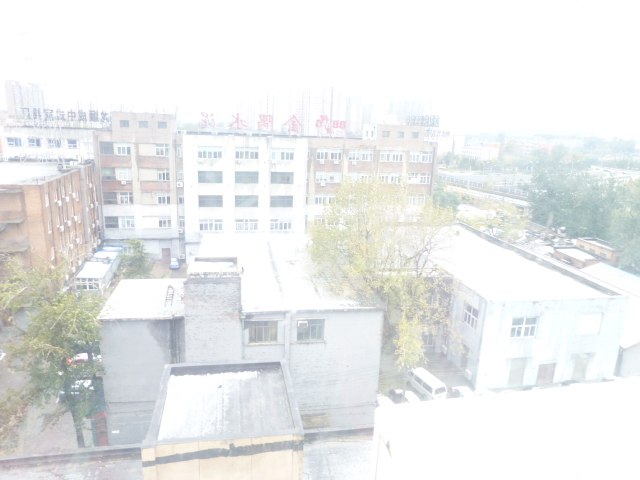
#> input picture jpg/sample01.jpg, 640 x 480 px
$ python CV_Assignment1.py   (older library calls are emulated)
#> lines starting #> are read from the running program, lines starting #| are printed output that depends on the picture
### histogram_equalizer.py
import numpy as np
import matplotlib.pyplot as plt
import skimage.exposure
import skimage.io
from PIL import Image

def rgb2gray(img_array):
    rgb2gray_weights = np.array([0.2989, 0.5870, 0.1140])
    gray_img_array = np.dot(img_array, rgb2gray_weights).astype(np.uint8)

    return gray_img_array


def calc_histogram(img_array, normalize=True):
    """
    Calculate histogram from single channel image array. Since the values are integers,
    binning method is used.
    Input:
        - img_array: 2D array of the image channel
        - normalize: if True, normalize the histogram wrt number of data points

    Output:
        - if normalize = False, output is histogram array
        - if normalize = True, output is pdf array
    """

    if img_array.dtype == np.uint8:
        num_histogram_bins = 256
    else:
        raise TypeError(f'{img_array.dtype} data type not supported!')

    if len(img_array.shape) == 3:
        img_array = rgb2gray(img_array)

    #flatten image array and calculate histogram via binning
    histogram_array = np.bincount(img_array.flatten(), minlength=num_histogram_bins)

    #normalize
    if normalize == True:
        num_pixels = np.sum(histogram_array)
        histogram_array = histogram_array / num_pixels

    return histogram_array


def calc_cdf(img_array):
    """
    Calculate cumulative distribution function from image array.
    Input:
        - img_array: 2D array of the image channel
    Output:
        - cdf: array of cdf
    """
    if len(img_array.shape) == 3:
        img_array = rgb2gray(img_array)

    pdf = calc_histogram(img_array, normalize=True)
    cdf = np.cumsum(pdf)
    return cdf, pdf #/cdf[-1]


def calculate_transform_map(img_array):

    if img_array.dtype == np.uint8:
        range_pixels_value = 255
    else:
        raise TypeError(f'Input data format {img_array.dtype} not supported!!')

    if len(img_array.shape) == 3:
        img_array = rgb2gray(img_array)

    #compute pdf, cdf
    cdf, pdf = calc_cdf(img_array)

    #compute old -> new intensity value transformation map
    transform_map = np.floor(range_pixels_value * (cdf / cdf[-1])).astype(img_array.dtype)

    return transform_map, cdf, pdf


def histogram_equalizer(img_array):

    #in case of 2 channel data (H,W), expand to 3 channel (H,W,1)
    if len(img_array.shape) == 2:
        img_array = np.expand_dims(img_array, axis=2)

    #shape_img = img_array.shape
    eq_img_array = np.empty_like(img_array)
    nch = eq_img_array.shape[2]

    # equalize each channel independently
    for ch in range(nch):
        # calculate equalization transform map
        ch_transform_map, ch_cdf, ch_pdf = calculate_transform_map(img_array[:,:,ch])

        # flatten into list
        img_list = list(img_array[:,:,ch].flatten())

        # transform values to equalize
        eq_img_list = [ch_transform_map[p] for p in img_list]

        # reshape and write back into img_array
        eq_img_array[:,:,ch] = np.reshape(np.asarray(eq_img_list), (eq_img_array.shape[0], eq_img_array.shape[1]))

        # save intermediate data
        if ch == 0:
            transform_map, cdf, pdf = ch_transform_map, ch_cdf, ch_pdf
        else:
            transform_map = np.vstack((transform_map, ch_transform_map))
            cdf = np.vstack((cdf, ch_cdf))
            pdf = np.vstack((pdf, ch_pdf))

    #if single channel, remove the channel dimension
    if nch == 1:
        eq_img_array = np.squeeze(eq_img_array, axis = 2)

    return eq_img_array, transform_map, cdf, pdf


# [58 lines left out: functions calculate_eme, plot_density_functions, not called in this run]


def plot_density_functions2(ori_array, eq_array, legend, title, save=False, filename=None):

    ori_cdf, ori_pdf = calc_cdf(ori_array)
    #eq_cdf, eq_pdf = calc_cdf(eq_array)

    plt.figure(figsize=(16,6))
    plt.suptitle(title)
    plt.subplot(121)
    plt.title('Probability density function')
    plt.plot(ori_pdf)
    for arr in eq_array:
        eq_cdf, eq_pdf = calc_cdf(arr)
        plt.plot(eq_pdf)
    plt.legend(legend)
    plt.subplot(122)
    plt.title('Cumulative density function')
    plt.plot(ori_cdf)
    for arr in eq_array:
        eq_cdf, eq_pdf = calc_cdf(arr)
        plt.plot(eq_cdf)
    plt.legend(legend)

    if save == False:
        plt.show()
    else:
        plt.savefig(filename)
        plt.close()


# [64 lines that do not run on import are left out]


### CV_Assignment1.py
from PIL import Image
from histogram_equalizer import histogram_equalizer, plot_density_functions2
import numpy as np
import skimage
import matplotlib.pyplot as plt
from collections import defaultdict
import pickle
import pandas as pd

img_dir = 'jpg/'
img_files = ['sample01.jpg',
             'sample02.jpeg',
             'sample03.jpeg',
             'sample04.jpeg',
             'sample05.jpeg',
             'sample06.jpg',
             'sample07.jpg',
             'sample08.jpg',
            ]

save_path = 'jpg/equalized/'
eq_modes = ['RGB', 'HSV', 'LAB'] #['RGB', 'RGB_TOTAL', 'YCbCr', 'HSV', 'LAB']
image_entropy=defaultdict(list)
#image_eme=defaultdict(list)


for f in img_files:

    #load image
    img = Image.open(img_dir + f)
#> img is the input picture: PIL image 640x480 RGB; mean R, G, B 233.6, 235.3, 234.8
    assert img.mode == 'RGB'

    image_entropy['FILES'].append(f)
    image_entropy['ORIGINAL'].append(img.entropy())
    #image_eme['FILES'].append(f)
    #image_eme['ORIGINAL'].append(calculate_eme(np.asarray(img),8))
    eq_imgs_array = []
    for mode in eq_modes:

        if mode == 'RGB':

            #RGB mode: equalize each channel independently
            eq_img_array,_,_,_ = histogram_equalizer(np.asarray(img))

            # equalized image
            eq_img = Image.fromarray(eq_img_array, mode='RGB')

            image_entropy['RGB'].append(eq_img.entropy())
            #image_eme['RGB'].append(calculate_eme(eq_img_array,8))

            eq_imgs_array.append(eq_img_array)


        elif mode == 'RGB_TOTAL':

            #RGB_TOTAL mode: equalize the RGB channels jointly
            #First, reshape the RGB image into one big stacked image: (H,W,3) -> (3H, W)
            img_array = np.asarray(img)
            h,w,c = img_array.shape
            img_array = np.moveaxis(img_array,-1,0).reshape(-1,w)

            #equalize the stacked image
            eq_img_array,_,_,_ = histogram_equalizer(img_array)

            # reshape back into RGB
            eq_img_array = np.moveaxis(eq_img_array.reshape(c,-1,w),0,-1)

            # equalized image
            eq_img = Image.fromarray(eq_img_array, mode='RGB')

            image_entropy['RGB_TOTAL'].append(eq_img.entropy())
            #image_eme['RGB_TOTAL'].append(calculate_eme(eq_img_array,8))

            eq_imgs_array.append(eq_img_array)

        elif mode == 'YCbCr':
            #convert RGB to YCbCr and extract individual channels
            ycbcr_img = img.convert('YCbCr')
            y_img,cb_img,cr_img = ycbcr_img.split()

            #equalize Y channel
            eq_y_array,_,_,_ = histogram_equalizer(np.asarray(y_img))

            #assemble image and convert back to RGB
            eq_img = Image.merge('YCbCr', (Image.fromarray(eq_y_array), cb_img, cr_img)).convert('RGB')

            image_entropy['YCbCr'].append(eq_img.entropy())
            #image_eme['YCbCr'].append(calculate_eme(np.asarray(eq_img),8))

            eq_imgs_array.append(np.asarray(eq_img))

        elif mode == 'HSV':
            #convert RGB to YCbCr and extract individual channels
            hsv_img = img.convert('HSV')
            h_img,s_img,v_img = hsv_img.split()

            #equalize V channel
            eq_v_array,_,_,_ = histogram_equalizer(np.asarray(v_img))

            #assemble image and convert back to RGB
            eq_img = Image.merge('HSV', (h_img, s_img, Image.fromarray(eq_v_array))).convert('RGB')

            image_entropy['HSV'].append(eq_img.entropy())
            #image_eme['HSV'].append(calculate_eme(np.asarray(eq_img),8))

            eq_imgs_array.append(np.asarray(eq_img))

        elif mode == 'LAB':
            #convert RGB to LAB and re-scale L channel to [0, 255] range
            lab_img = skimage.color.rgb2lab(np.asarray(img))
            L_array = (np.clip(lab_img[:,:,0], 0.0, 100.0)*255/100).astype(np.uint8)

            #equalize L channel
            eq_L_array,_,_,_ = histogram_equalizer(np.asarray(L_array))

            #convert back to [0,100] range
            lab_img[:,:,0] = eq_L_array.astype(np.float64)*100/255
            eq_img_array = (skimage.color.lab2rgb(lab_img)*255).astype(np.uint8)
            eq_img = Image.fromarray(eq_img_array, mode='RGB')

            image_entropy['LAB'].append(eq_img.entropy())
            #image_eme['LAB'].append(calculate_eme(np.asarray(eq_img),8))

            eq_imgs_array.append(np.asarray(eq_img))

        #save equalized image
        filename = f.split('.')[0]
        eq_img.save(f'{save_path}{filename}_eq_{mode}.png')
#> this loop made 3 passes
#> pass 1, `eq_img_array,_,_,_ = histogram_equalizer(np.asarray(img))`:
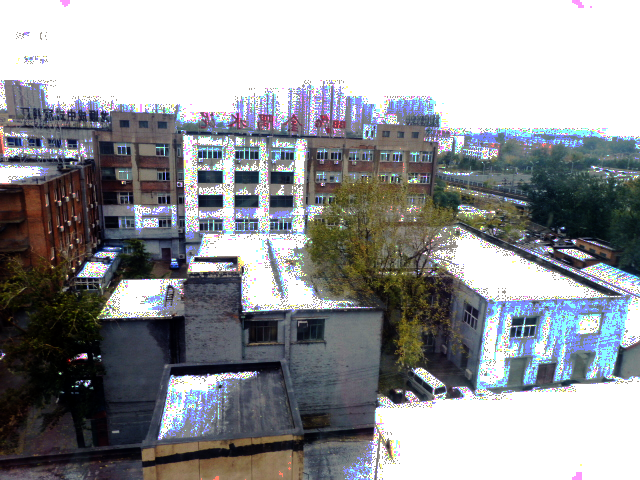
#> eq_img_array: shape (480, 640, 3); mean R, G, B 146.4, 148.3, 151.7
#> pass 2, `h_img,s_img,v_img = hsv_img.split()`:
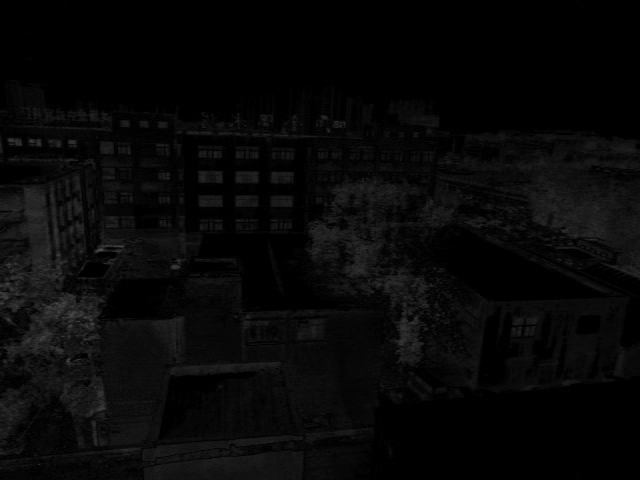
#> s_img: PIL image 640x480 L; min 0, max 77, mean 7.7
#> after the loop:
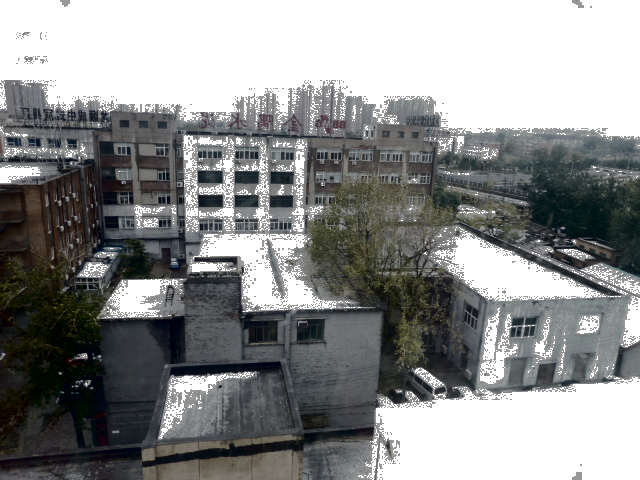
#> eq_img: PIL image 640x480 RGB; mean R, G, B 140.8, 141.9, 141.6
#> after the loop:
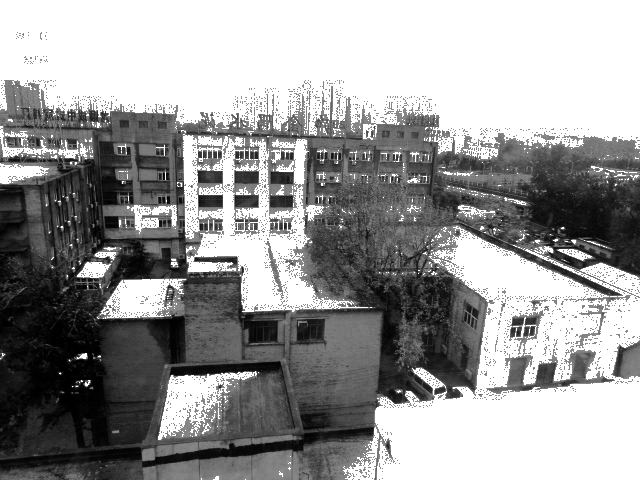
#> eq_v_array: shape (480, 640); min 0, max 255, mean 153.1
#> after the loop:
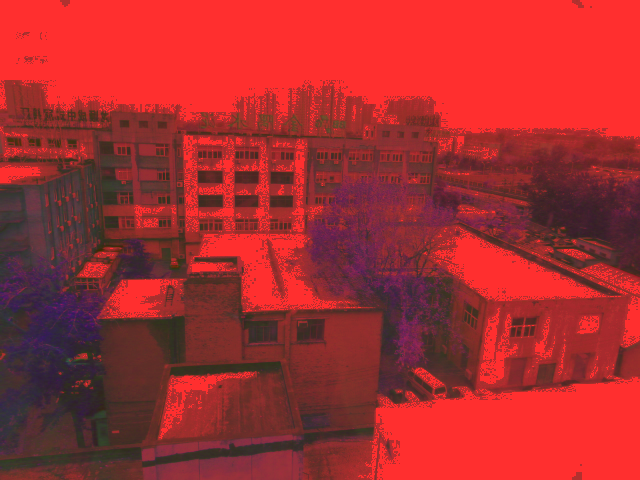
#> lab_img: shape (480, 640, 3) float64; mean R, G, B 56.9, -0.6, 0; drawn with min black and max white
#> after the loop, eq_imgs_array = 3 items

    #plot histogram density
    all_legend = ['Original']
    for mode in eq_modes:
        all_legend.append(mode+'_Eq')
    plot_density_functions2(np.asarray(img),eq_imgs_array, all_legend, f,
                save=True, filename=f'plot/{filename}_eq_cdf.png')
#> in rgb2gray, `rgb2gray_weights = np.array([0.2989, 0.5870, 0.1140])`: rgb2gray_weights = [0.299, 0.587, 0.114]
#> in plot_density_functions2, `ori_cdf, ori_pdf = calc_cdf(ori_array)`: ori_cdf = 256 values from 0 to 1; ori_pdf = 256 values, max 0.4 at index 254, min 0 at index 0, mean 0.00391
#> the loop in plot_density_functions2, `for arr in eq_array:` made 3 passes
#> pass 1, in rgb2gray (call 2), `gray_img_array = np.dot(img_array, rgb2gray_weights).astype(np.uint8)`:
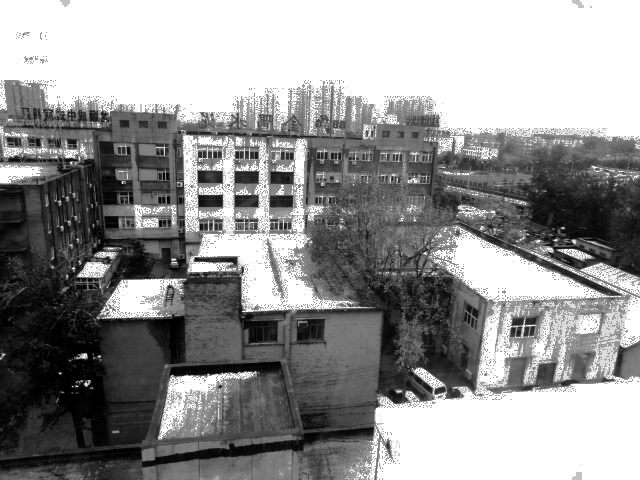
#> gray_img_array: shape (480, 640); min 0, max 254, mean 147.4
#> in plot_density_functions2, `plt.savefig(filename)`:
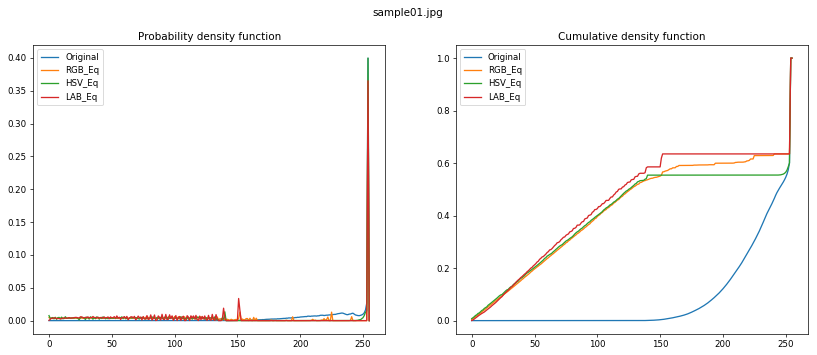
#> figure drawn by matplotlib, 2 panels; panel 1: curve peaks at x = 254, y = 0.4; panel 1: curve peaks at x = 254, y = 0.365; panel 1: curve peaks at x = 254, y = 0.4; panel 2: curve peaks at x = 254, y = 1
#> pass 2 of the loop `for f in img_files:`:
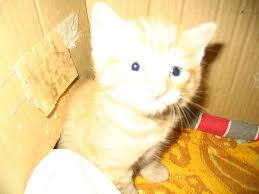
#> input picture jpg/sample02.jpeg, 259 x 194 px
#> img is the input picture: PIL image 259x194 RGB; mean R, G, B 230.7, 203.5, 146.8
#> gray_img_array: shape (194, 259)
#> ori_pdf = 256 values, max 0.0926 at index 254, min 0 at index 0, mean 0.00391
#> the loop in plot_density_functions2 (call 2), `for arr in eq_array:` made 3 passes
#> pass 1, in rgb2gray (call 9), `gray_img_array = np.dot(img_array, rgb2gray_weights).astype(np.uint8)`:
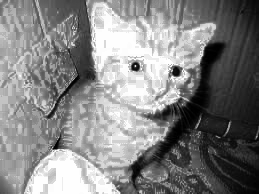
#> gray_img_array: shape (194, 259); min 0, max 254, mean 131.2
#> in plot_density_functions2 (call 2), `plt.savefig(filename)`:
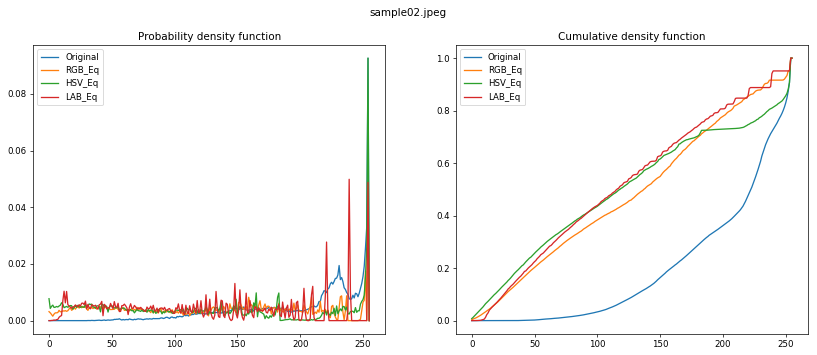
#> figure drawn by matplotlib, 2 panels; panel 1: curve peaks at x = 254, y = 0.0926; panel 1: curve peaks at x = 254, y = 0.0488; panel 1: curve peaks at x = 254, y = 0.0926; panel 2: curve peaks at x = 254, y = 1
#> pass 3 of the loop `for f in img_files:`:
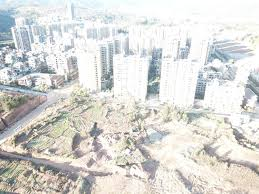
#> input picture jpg/sample03.jpeg, 259 x 194 px
#> img is the input picture: PIL image 259x194 RGB; mean R, G, B 217.1, 216.8, 213.3
#> ori_pdf = 256 values, max 0.0819 at index 254, min 0 at index 0, mean 0.00391
#> the loop in plot_density_functions2 (call 3), `for arr in eq_array:` made 3 passes
#> pass 1, in rgb2gray (call 16), `gray_img_array = np.dot(img_array, rgb2gray_weights).astype(np.uint8)`:
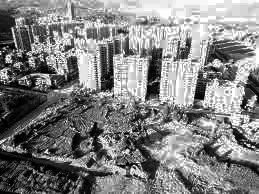
#> gray_img_array: shape (194, 259); min 0, max 254, mean 129.1
#> in plot_density_functions2 (call 3), `plt.savefig(filename)`:
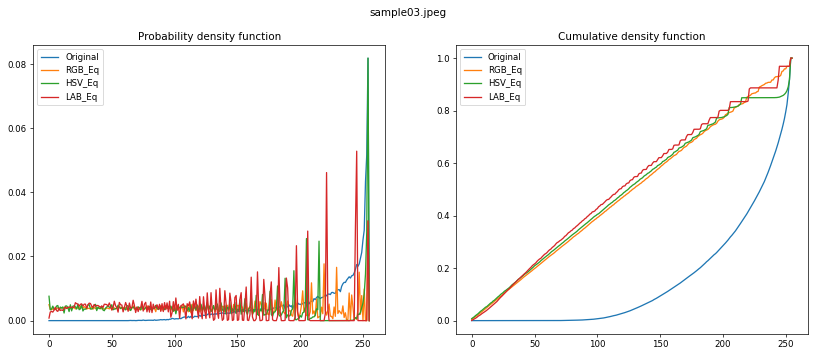
#> figure drawn by matplotlib, 2 panels; panel 1: curve peaks at x = 254, y = 0.0819; panel 1: curve peaks at x = 254, y = 0.0311; panel 1: curve peaks at x = 254, y = 0.0819; panel 2: curve peaks at x = 254, y = 1
#> (the run stopped early here; a loop or call above may not have finished)
